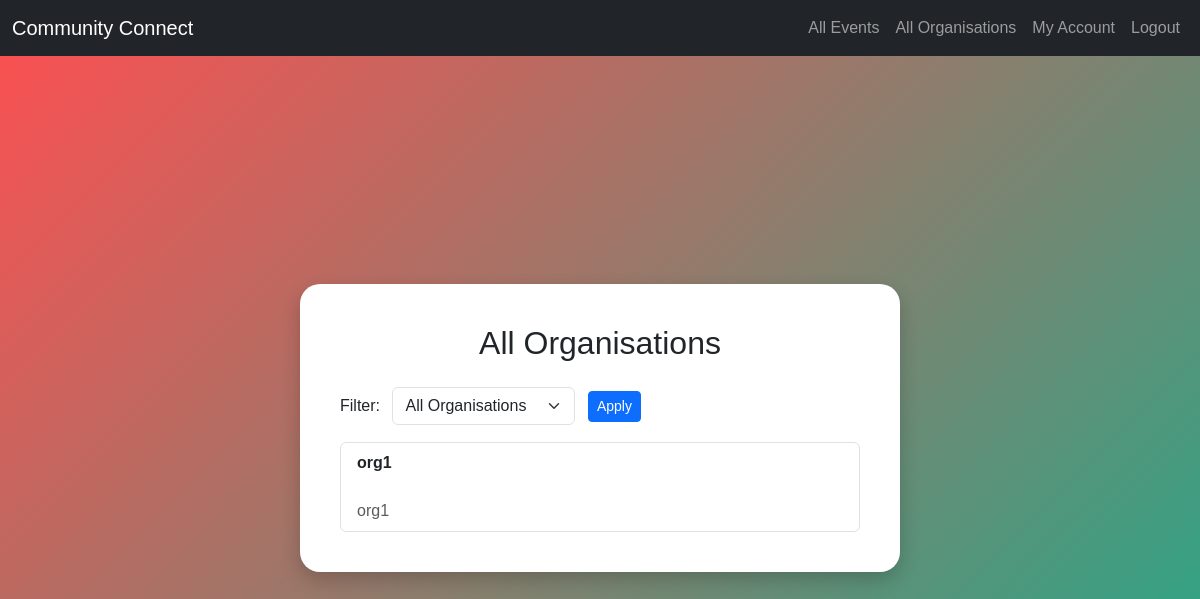
Before: /organisations (signed in) with the older database file.
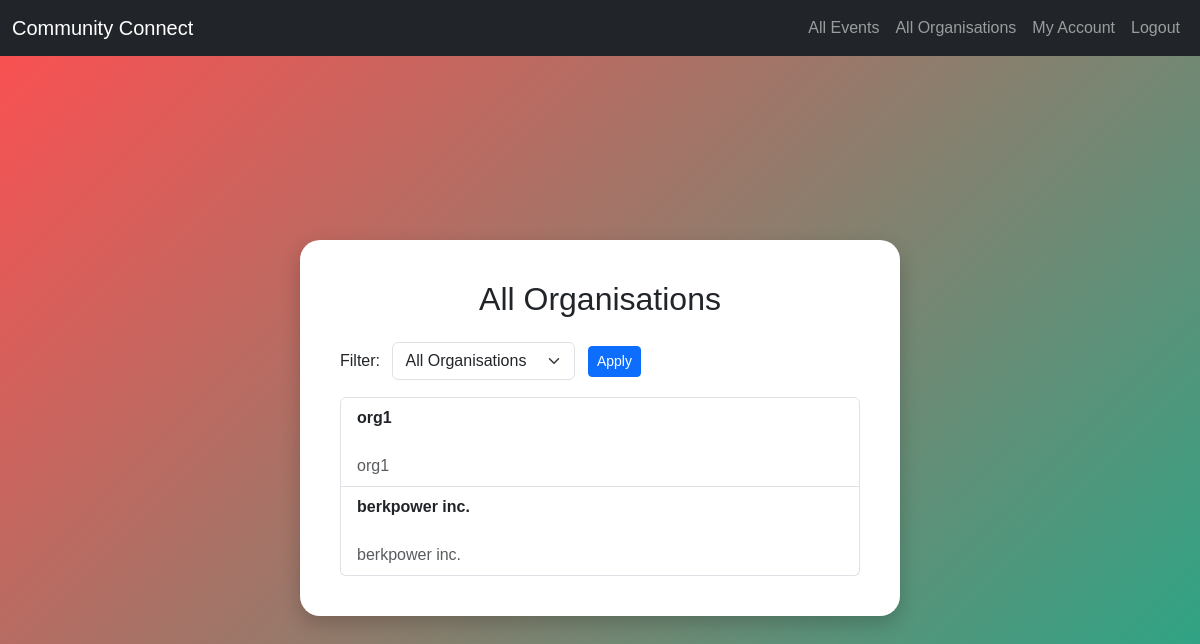
After: the same page with the newer database file.
### tables this page shows
CREATE TABLE organisation (
            organisation_id INTEGER PRIMARY KEY AUTOINCREMENT,
            user_id INTEGER NOT NULL,
            name TEXT NOT NULL,
            description TEXT,
            address TEXT,
            website_url TEXT,
            FOREIGN KEY (user_id) REFERENCES user(user_id) ON DELETE CASCADE
        );

### app.py (the view)
@app.route('/organisations')
def all_organisations():
    filter_type = request.args.get('filter')
    with get_db() as conn:
        cursor = conn.cursor()
        if filter_type == 'skills' and session.get('role') == 'volunteer':
            cursor.execute("SELECT volunteer_id FROM volunteer WHERE user_id = ?", (session['user_id'],))
            v = cursor.fetchone()
            if v:
                volunteer_id = v['volunteer_id']
                cursor.execute("""
                    SELECT skill_id FROM volunteer_skill WHERE volunteer_id = ?
                """, (volunteer_id,))
                skill_ids = [row['skill_id'] for row in cursor.fetchall()]
                if skill_ids:
                    placeholders = ",".join("?" * len(skill_ids))
                    cursor.execute(f"""
                        SELECT DISTINCT o.organisation_id, o.name, o.description, o.address
                        FROM organisation o
                        JOIN event e ON o.organisation_id = e.organisation_id
                        JOIN event_skill es ON e.event_id = es.event_id
                        WHERE es.skill_id IN ({placeholders})
                    """, skill_ids)
                    organisations = cursor.fetchall()
                else:
                    organisations = []
            else:
                organisations = []
        else:
            cursor.execute("SELECT * FROM organisation")
            organisations = cursor.fetchall()
    return render_template("organisations.html", organisations=organisations, role=session.get('role'))

### models.py (called while the page is built)
def get_db():
    conn = sqlite3.connect(db_path) # Create connection between database and flask
    conn.row_factory = sqlite3.Row # Allows fetching rows as dictionaries
    return conn

### templates/organisations.html (shortened to what this page needs)
{% extends "layout.html" %}
{% block content %}
<div class="bubble-container">
    <div class="bubble">
        <h2 class="text-center mb-4">All Organisations</h2>
        {% if session.get('role') == "volunteer" %}
        <form method="GET" class="mb-3 d-flex justify-content-between align-items-center">
            <div>
                <label class="form-label me-2">Filter:</label>
                <select class="form-select d-inline-block w-auto" name="filter">
                    <option value="all" {% if filter == "all" %}selected{% endif %}>All Organisations</option>
                </select>
                <button type="submit" class="btn btn-sm btn-primary ms-2">Apply</button>
            </div>
        </form>
        {% endif %}
        <ul class="list-group">
            {% for o in organisations %}
                <li class="list-group-item">
                    <div>
                        <strong>{{ o.name }}</strong><br>
                        <small>{{ o.email }}</small><br>
                        {% if o.description %}
                            <span class="text-muted">{{ o.description }}</span><br>
                        {% endif %}
                    </div>
                </li>
            {% else %}
                <li class="list-group-item">No organisations found.</li>
            {% endfor %}
        </ul>
    </div>
</div>
{% endblock %}

Changed rows visible on the page:
added organisation: name "berkpower inc.", description "berkpower inc."
